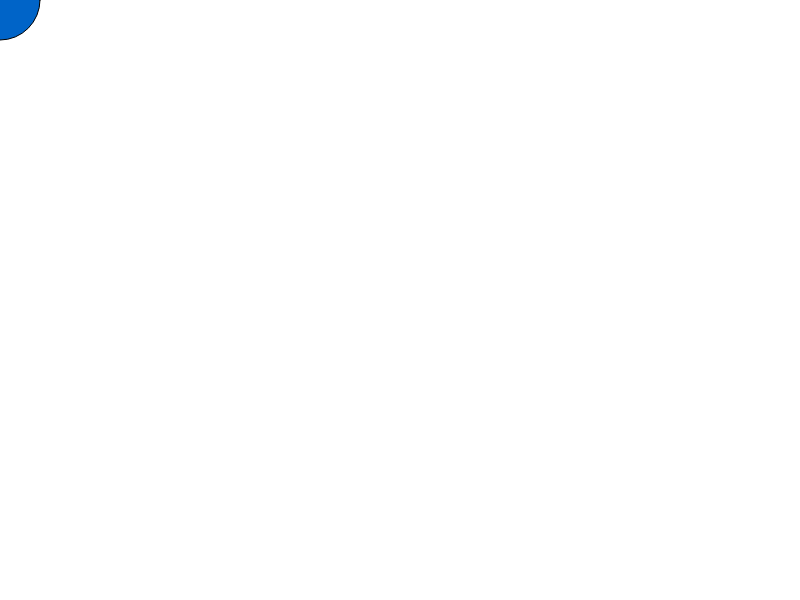
Frame 1 (no input)
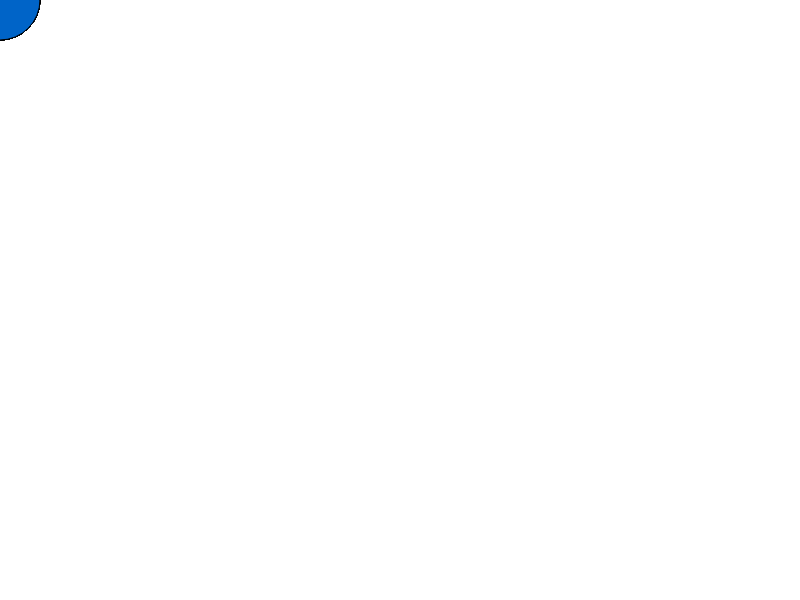
Frame 60 (no input)
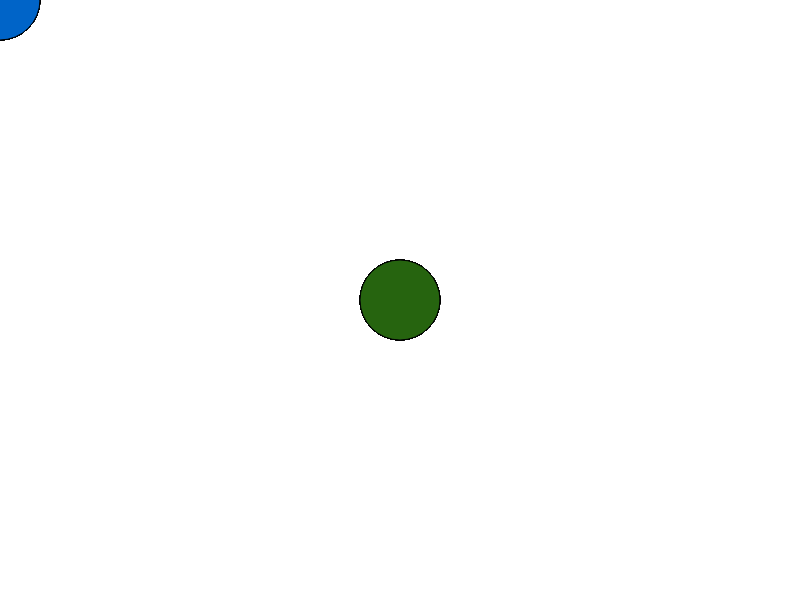
Frame 120 (the mouse pressed at the canvas centre since frame 60)

The p5.js sketch that drew these frames (run headless with seeded random() and noise() and a simulated clock; from frame 60 on, the mouse is pressed at the canvas centre):

// p5.js sketch
// ── sketch.js
function setup() {
  createCanvas(800,600);
}

function draw() {
  if (mouseIsPressed) {
    c = color(random(0,255), random(0,255), random(0,255));
  fill(c);
  } else {
  fill(0, 100, 200);
  }
  ellipse(mouseX, mouseY, 80, 80);
  }
